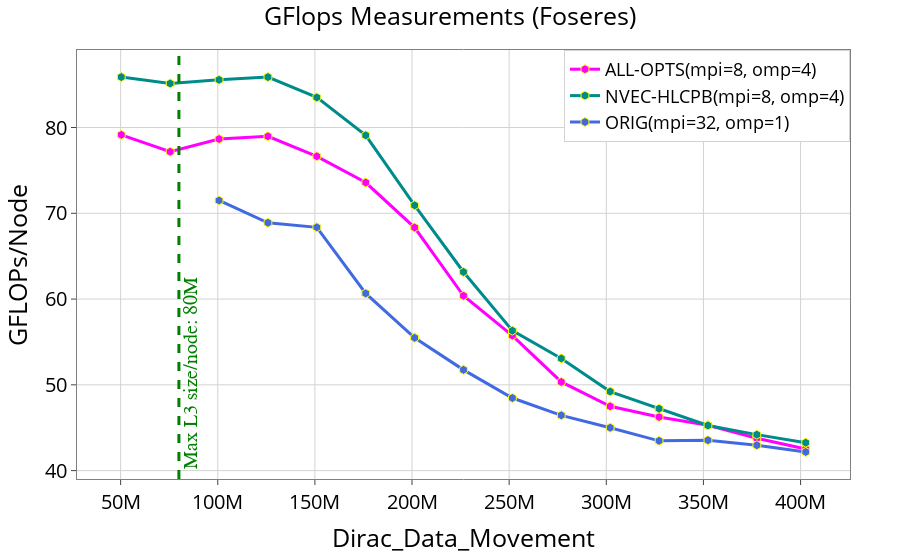

The notebook cell saved with this chart:
### Markdown cell above
# avx vs non-avx

### Code cell
fig = go.Figure()

# ALL_OPT
# fig.add_trace(go.Scatter(x=(dfn1AvxFusNonProb_8mpi_4omp.Dirc_Data_Mov*(dfn1AvxFusNonProb_8mpi_4omp.MPI_size)), 
#                          y=(dfn1AvxFusNonProb_8mpi_4omp.GFLOPS*(dfn1AvxFusNonProb_8mpi_4omp.MPI_size)), 
#                          mode='lines+markers', 
#                          name='ALL-OPTS(8*4)',
#                          line=dict(color='magenta',width=3),
#                          marker=dict(symbol='hexagon',size=9, line=dict(color='yellow',width=1))))



# Sort the DataFrame based on the product of Dirc_Data_Mov and MPI_size
df_sorted = dfn1AvxFusNonProb_8mpi_4omp.assign(sort_value=dfn1AvxFusNonProb_8mpi_4omp['Dirc_Data_Mov'] * dfn1AvxFusNonProb_8mpi_4omp['MPI_size']).sort_values(by='sort_value')

# Create the line graph with sorted x-axis values
fig.add_trace(
    go.Scatter(
        x=df_sorted['Dirc_Data_Mov'] * df_sorted['MPI_size'],
        y=df_sorted['GFLOPS'] * df_sorted['MPI_size'],
        mode='lines+markers',
        name='ALL-OPTS(mpi=8, omp=4)',
        line=dict(color='magenta', width=3),
        marker=dict(symbol='hexagon', size=9, line=dict(color='yellow', width=1))
    )
)



# NVEC-HLCPB
# fig.add_trace(go.Scatter(x=(dfn1MacFusNonProb_8mpi_4omp.Dirc_Data_Mov*(dfn1MacFusNonProb_8mpi_4omp.MPI_size)), 
#                          y=(dfn1MacFusNonProb_8mpi_4omp.GFLOPS*(dfn1MacFusNonProb_8mpi_4omp.MPI_size)), 
#                          mode='lines+markers', 
#                          name='NVEC-HLCPB(8*4)',
#                          line=dict(color='darkcyan',width=3),
#                          marker=dict(symbol='hexagon',size=9, line=dict(color='yellow',width=1))))




# Sort the DataFrame based on the product of Dirc_Data_Mov and MPI_size
df_sorted = dfn1MacFusNonProb_8mpi_4omp.assign(sort_value=dfn1MacFusNonProb_8mpi_4omp['Dirc_Data_Mov'] * dfn1MacFusNonProb_8mpi_4omp['MPI_size']).sort_values(by='sort_value')

# Create the line graph with sorted x-axis values
fig.add_trace(
    go.Scatter(
        x=df_sorted['Dirc_Data_Mov'] * df_sorted['MPI_size'],
        y=df_sorted['GFLOPS'] * df_sorted['MPI_size'],
        mode='lines+markers',
        name='NVEC-HLCPB(mpi=8, omp=4)',
        line=dict(color='darkcyan', width=3),
        marker=dict(symbol='hexagon', size=9, line=dict(color='yellow', width=1))
    )
)







# ORIG
# fig.add_trace(go.Scatter(x=(dfn1MacNonFusNonProb_32mpi_1omp.Dirc_Data_Mov*(dfn1MacNonFusNonProb_32mpi_1omp.MPI_size)), 
#                          y=(dfn1MacNonFusNonProb_32mpi_1omp.GFLOPS*(dfn1MacNonFusNonProb_32mpi_1omp.MPI_size)), 
#                          mode='lines+markers', 
#                          name='MacNonFusNonProb_32mpi_1omp',
#                          line=dict(color='darkblue',width=3),
#                          marker=dict(symbol='circle',size=7, line=dict(color='tomato',width=2))))


# fig.add_trace(go.Scatter(x=(dfn1MacNonFusNonProb_16mpi_2omp.Dirc_Data_Mov*(dfn1MacNonFusNonProb_16mpi_2omp.MPI_size)), 
#                          y=(dfn1MacNonFusNonProb_16mpi_2omp.GFLOPS*(dfn1MacNonFusNonProb_16mpi_2omp.MPI_size)), 
#                          mode='lines+markers', 
#                          name='ORIG(32*1)',
#                          line=dict(color='royalblue',width=3),
#                          marker=dict(symbol='hexagon',size=9,line=dict(color='yellow',width=1))))



# Sort the DataFrame based on the product of Dirc_Data_Mov and MPI_size
df_sorted = dfn1MacNonFusNonProb_16mpi_2omp.assign(sort_value=dfn1MacNonFusNonProb_16mpi_2omp['Dirc_Data_Mov'] * dfn1MacNonFusNonProb_16mpi_2omp['MPI_size']).sort_values(by='sort_value')

# Create the line graph with sorted x-axis values
fig.add_trace(
    go.Scatter(
        x=df_sorted['Dirc_Data_Mov'] * df_sorted['MPI_size'],
        y=df_sorted['GFLOPS'] * df_sorted['MPI_size'],
        mode='lines+markers',
        name='ORIG(mpi=32, omp=1)',
        line=dict(color='royalblue', width=3),
        marker=dict(symbol='hexagon', size=9, line=dict(color='yellow', width=1))
    )
)





# Adding a vertical line
fig.add_vline(x=80e6, line_width=3, line_dash="dash", line_color="green")
# fig.add_hline(y=1024, line_width=3, line_dash="dash", line_color="red")

fig.add_annotation(
    x=80e6,
    y=40,
    text='Max L3 size/node: 80M',
    xanchor='left',  # Anchor the text to the left side of the annotation point
    yanchor='bottom',
    showarrow=False,
    arrowhead=1,
    arrowsize=1,
    arrowwidth=2,
    arrowcolor="#636363",
    ax=-60,  # Move the text 60 units to the left
    ay=-30,
    font=dict(size=20, color="green", family="Sans Serif"),
    align="left",
    textangle=-90,  # Rotate the text 90 degrees counter-clockwise
)



fig.update_layout(
    title=dict(text='GFlops Measurements (Foseres)',
               font=dict(color="black", size=25),x=0.5),  # Set title text color to black
    xaxis_title=dict(text='Dirac_Data_Movement', font=dict(color="black", size=25)), 
    yaxis_title=dict(text='GFLOPs/Node', font=dict(color="black", size=25)), 
    legend=go.layout.Legend(bordercolor="lightgrey", borderwidth=1, x=1, xanchor="right", y=1, yanchor="top",
                            font=dict(color="black", size=18)),
    margin=dict(l=50, r=50, t=50, b=50),
    plot_bgcolor='white'
)

fig.update_xaxes(
    mirror=True,
    ticks='outside',
    tickfont=dict(color="black", size=20),
    showline=True,
    linecolor='grey',
    gridcolor='lightgrey',
    linewidth=0  # Set the linewidth for grid lines
)
fig.update_yaxes(
    mirror=True,
    ticks='outside',
    tickfont=dict(color="black", size=20),
    showline=True,
    linecolor='grey',
    gridcolor='lightgrey',
    linewidth=0  # Set the linewidth for grid lines
)

fig.write_image("/Users/msrahman/Desktop/avx-flop7.pdf")
fig.show()

### Figure 1 — Plotly figure (JSON) as saved in the notebook; plotly's stock layout.template omitted (floating-point values rounded to 4 significant figures)
{"data": [{"line": {"color": "magenta", "width": 3}, "marker": {"line": {"color": "yellow", "width": 1}, "size": 9, "symbol": "hexagon"}, "mode": "lines+markers", "name": "ALL-OPTS(mpi=8, omp=4)", "type": "scatter", "x": [50331648, 75497472, 100663296, 125829120, 150994944, 176160768, 201326592, 226492416, 251658240, 276824064, 301989888, 327155712, 352321536, 377487360, 402653184], "y": [79.14, 77.18, 78.66, 78.97, 76.64, 73.58, 68.34, 60.38, 55.74, 50.34, 47.49, 46.25, 45.28, 43.77, 42.52]}, {"line": {"color": "darkcyan", "width": 3}, "marker": {"line": {"color": "yellow", "width": 1}, "size": 9, "symbol": "hexagon"}, "mode": "lines+markers", "name": "NVEC-HLCPB(mpi=8, omp=4)", "type": "scatter", "x": [50331648, 75497472, 100663296, 125829120, 150994944, 176160768, 201326592, 226492416, 251658240, 276824064, 301989888, 327155712, 352321536, 377487360, 402653184], "y": [85.88, 85.14, 85.56, 85.88, 83.51, 79.08, 70.92, 63.16, 56.32, 53.08, 49.22, 47.22, 45.27, 44.2, 43.26]}, {"line": {"color": "royalblue", "width": 3}, "marker": {"line": {"color": "yellow", "width": 1}, "size": 9, "symbol": "hexagon"}, "mode": "lines+markers", "name": "ORIG(mpi=32, omp=1)", "type": "scatter", "x": [100663296, 125829120, 150994944, 176160768, 201326592, 226492416, 251658240, 276824064, 301989888, 327155712, 352321536, 377487360, 402653184], "y": [71.49, 68.9, 68.36, 60.66, 55.48, 51.75, 48.46, 46.45, 45.0, 43.47, 43.55, 42.96, 42.18]}], "layout": {"annotations": [{"align": "left", "arrowcolor": "#636363", "arrowhead": 1, "arrowsize": 1, "arrowwidth": 2, "ax": -60, "ay": -30, "font": {"color": "green", "family": "Sans Serif", "size": 20}, "showarrow": false, "text": "Max L3 size/node: 80M", "textangle": -90, "x": 80000000, "xanchor": "left", "y": 40, "yanchor": "bottom"}], "legend": {"bordercolor": "lightgrey", "borderwidth": 1, "font": {"color": "black", "size": 18}, "x": 1, "xanchor": "right", "y": 1, "yanchor": "top"}, "margin": {"b": 50, "l": 50, "r": 50, "t": 50}, "plot_bgcolor": "white", "shapes": [{"line": {"color": "green", "dash": "dash", "width": 3}, "type": "line", "x0": 80000000, "x1": 80000000, "xref": "x", "y0": 0, "y1": 1, "yref": "y domain"}], "title": {"font": {"color": "black", "size": 25}, "text": "GFlops Measurements (Foseres)", "x": 0.5}, "xaxis": {"gridcolor": "lightgrey", "linecolor": "grey", "linewidth": 0, "mirror": true, "showline": true, "tickfont": {"color": "black", "size": 20}, "ticks": "outside", "title": {"font": {"color": "black", "size": 25}, "text": "Dirac_Data_Movement"}}, "yaxis": {"gridcolor": "lightgrey", "linecolor": "grey", "linewidth": 0, "mirror": true, "showline": true, "tickfont": {"color": "black", "size": 20}, "ticks": "outside", "title": {"font": {"color": "black", "size": 25}, "text": "GFLOPs/Node"}}}}
